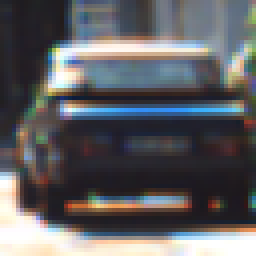
#> input picture data/car_detection/training_set/positive/1.png, 64 x 64 px, found by its file name (shown 4 times larger); its folder holds 4 pictures in this run
$ python classification.py
#> lines starting #> are read from the running program, lines starting #| are printed output that depends on the picture
"""
Problem 3: Sınıflandırma ve Performans Analizi
Bu modül, HOG + SVM sınıflandırma sisteminin başarısını ölçer ve karşılaştırır.
Üretilen Metrikler: Accuracy, Precision, Recall, F1-Score, Confusion Matrix.

PDF Referansları:
- Sınıflandırma Sistemi: Bölüm 5
- Rapor Grafikleri: Bölüm 6
"""

import os
import cv2
import numpy as np
import matplotlib.pyplot as plt
import seaborn as sns
from sklearn.model_selection import train_test_split
from sklearn.svm import LinearSVC
from sklearn.neighbors import KNeighborsClassifier
from sklearn.ensemble import RandomForestClassifier
from sklearn.metrics import accuracy_score, classification_report, confusion_matrix
from skimage.feature import hog

# --- AYARLAR ---
BASE_DIR = "data/car_detection"
POS_DIR = os.path.join(BASE_DIR, "training_set", "positive")
NEG_DIR = os.path.join(BASE_DIR, "training_set", "negative")
REPORT_FIG_DIR = os.path.join("report", "figures")

# Grafiklerin kaydedileceği klasör yoksa oluştur
os.makedirs(REPORT_FIG_DIR, exist_ok=True)

def extract_hog_features(image):
    """Görüntüden HOG özelliklerini çıkarır (64x64 standardı)."""
    # HOG parametreleri Problem 1 ve 2 ile aynı olmalı
    image = cv2.resize(image, (64, 64))
    gray = cv2.cvtColor(image, cv2.COLOR_BGR2GRAY)
    features = hog(
        gray,
        orientations=9,
        pixels_per_cell=(8, 8),
        cells_per_block=(2, 2),
        block_norm='L2-Hys',
        transform_sqrt=True,
        feature_vector=True
    )
    return features

def load_dataset():
    """Pozitif ve negatif klasörlerden tüm veriyi yükler."""
    print("[INFO] Veri seti yükleniyor...")
    data = []
    labels = []

    # 1. Pozitif (Arabalar) -> Etiket: 1
    if os.path.exists(POS_DIR):
        files = [f for f in os.listdir(POS_DIR) if f.endswith(('.png', '.jpg', '.jpeg'))]
        for filename in files:
            img = cv2.imread(os.path.join(POS_DIR, filename))
#> img is the input picture: shape (64, 64, 3); mean B, G, R 98.5, 95.5, 95.7
            if img is not None:
                data.append(extract_hog_features(img))
#> in extract_hog_features, `gray = cv2.cvtColor(image, cv2.COLOR_BGR2GRAY)`:
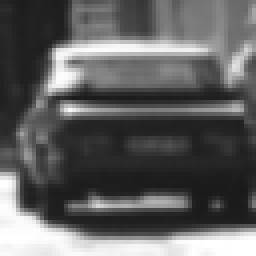
#> gray: shape (64, 64) (shown 4 times larger); min 26, max 255, mean 95.9
#> in extract_hog_features, `features = hog( gray, orientations=9, pixels_per_cell=(8, 8), cells_pe..`: features = 1764 values, max 0.581 at index 940, min 0 at index 23, mean 0.104
                labels.append(1)
#> pass 2 of the loop in load_dataset, `for filename in files:`:
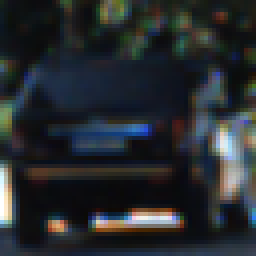
#> input picture data/car_detection/training_set/positive/102.png, 64 x 64 px, found by its file name (shown 4 times larger)
#> in load_dataset, img is the input picture: shape (64, 64, 3); mean B, G, R 46.8, 43.3, 39.1
#> in extract_hog_features (call 2), `gray = cv2.cvtColor(image, cv2.COLOR_BGR2GRAY)`:
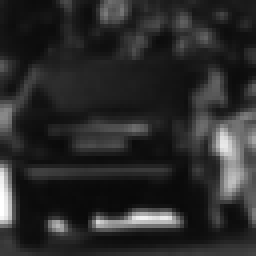
#> gray: shape (64, 64) (shown 4 times larger); min 9, max 255, mean 42.4
#> features = 1764 values, max 0.472 at index 1057, min 0 at index 19, mean 0.126
#> pass 3 of the loop in load_dataset, `for filename in files:`:
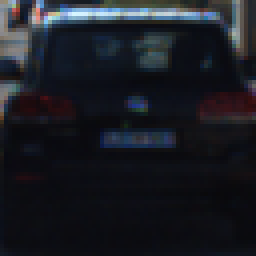
#> input picture data/car_detection/training_set/positive/108.png, 64 x 64 px, found by its file name (shown 4 times larger)
#> in load_dataset, img is the input picture: shape (64, 64, 3); mean B, G, R 35.4, 28.7, 26.6
#> in extract_hog_features (call 3), `gray = cv2.cvtColor(image, cv2.COLOR_BGR2GRAY)`:
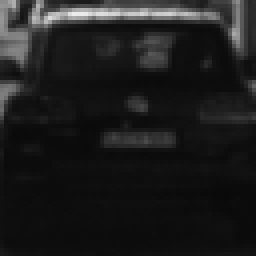
#> gray: shape (64, 64) (shown 4 times larger); min 9, max 237, mean 28.8
#> features = 1764 values, max 0.595 at index 76, min 0 at index 6, mean 0.125
#> the loop made 4 passes; the first 3 are shown

    # 2. Negatif (Araba Olmayanlar) -> Etiket: 0
    if os.path.exists(NEG_DIR):
        files = [f for f in os.listdir(NEG_DIR) if f.endswith(('.png', '.jpg', '.jpeg'))]
        for filename in files:
            img = cv2.imread(os.path.join(NEG_DIR, filename))
            if img is not None:
                data.append(extract_hog_features(img))
                labels.append(0)

    print(f"[INFO] Toplam Veri Sayısı: {len(data)} (Pozitif: {labels.count(1)}, Negatif: {labels.count(0)})")
    return np.array(data), np.array(labels)

def plot_confusion_matrix(y_true, y_pred, title, filename):
    """Confusion Matrix çizer ve kaydeder."""
    cm = confusion_matrix(y_true, y_pred)
    plt.figure(figsize=(6, 5))
    sns.heatmap(cm, annot=True, fmt="d", cmap="Blues",
                xticklabels=["Diğer", "Araba"],
                yticklabels=["Diğer", "Araba"])
    plt.title(title)
    plt.ylabel("Gerçek Etiket")
    plt.xlabel("Tahmin Edilen Etiket")

    save_path = os.path.join(REPORT_FIG_DIR, filename)
    plt.savefig(save_path)
    plt.close()
    print(f"[GRAFİK] Kaydedildi: {save_path}")

def compare_classifiers(X_train, X_test, y_train, y_test):
    """
    Problem 3 kapsamında farklı sınıflandırıcıları karşılaştırır.
    PDF: "Farklı yaklaşımları karşılaştıracaksınız."
    """
    classifiers = {
        "SVM (Linear)": LinearSVC(random_state=42, max_iter=2000),
        "k-NN (k=5)": KNeighborsClassifier(n_neighbors=5),
        "Random Forest": RandomForestClassifier(n_estimators=100, random_state=42)
    }

    results = {}

    print("\n--- SINIFLANDIRICI KARŞILAŞTIRMASI ---")

    for name, clf in classifiers.items():
        print(f"\n[EĞİTİM] {name} modeli eğitiliyor...")
        clf.fit(X_train, y_train)

        print(f"[TEST] {name} test ediliyor...")
        y_pred = clf.predict(X_test)

        acc = accuracy_score(y_test, y_pred)
        results[name] = acc

        print(f">>> {name} Doğruluk (Accuracy): %{acc*100:.2f}")
        print(classification_report(y_test, y_pred, target_names=["Diğer", "Araba"]))

        # Sadece SVM için Confusion Matrix kaydedelim (Ana modelimiz)
        if name == "SVM (Linear)":
            plot_confusion_matrix(y_test, y_pred, f"Confusion Matrix - {name}", "confusion_matrix_svm.png")

    # Karşılaştırma Grafiği
    plt.figure(figsize=(10, 6))
    names = list(results.keys())
    values = [v * 100 for v in results.values()]

    plt.bar(names, values, color=['blue', 'green', 'orange'])
    plt.ylim(0, 100)
    plt.ylabel("Doğruluk (%)")
    plt.title("Sınıflandırma Algoritmalarının Karşılaştırılması")

    for i, v in enumerate(values):
        plt.text(i, v + 1, f"%{v:.1f}", ha='center')

    save_path = os.path.join(REPORT_FIG_DIR, "model_comparison.png")
    plt.savefig(save_path)
    print(f"[GRAFİK] Karşılaştırma grafiği kaydedildi: {save_path}")

if __name__ == "__main__":
    # 1. Veriyi Yükle
    X, y = load_dataset()

    if len(X) == 0:
        print("[HATA] Veri bulunamadı! Lütfen önce verileri indirin.")
    else:
        # 2. Veriyi Böl (%80 Eğitim, %20 Test)
        # stratify=y, her iki sette de araba/diğer oranının eşit olmasını sağlar
        X_train, X_test, y_train, y_test = train_test_split(X, y, test_size=0.2, random_state=42, stratify=y)

        # 3. Modelleri Eğit ve Karşılaştır
#> (the run stopped early here; a loop or call above may not have finished)
